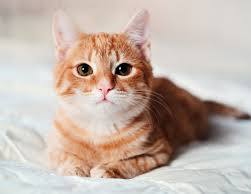
#> input picture photos/cat.jpeg, 251 x 194 px, found by its file name
$ python spaces.py
#> lines starting #> are read from the running program, lines starting #| are printed output that depends on the picture
import cv2 as cv

path_of_photos = "C:\Opencv\photos"
image_name =  "\cat.jpeg"
img = cv.imread(path_of_photos+image_name)
#> img is the input picture: shape (194, 251, 3); mean B, G, R 171.8, 181.3, 197.3
cv.imshow('cat',img)
#BGR TO GRAYSCALE
gray=cv.cvtColor(img,cv.COLOR_BGR2GRAY)
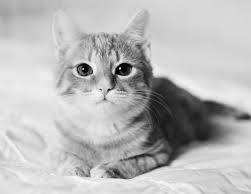
#> gray: shape (194, 251); min 0, max 255, mean 185
cv.imshow('gray',gray)
#BGR to HSV
hsv=cv.cvtColor(img,cv.COLOR_BGR2HSV)
#> hsv: shape (194, 251, 3); mean H, S, V 35.2, 46.4, 199
cv.imshow('HSV',hsv)
#BGR TO L*a*b
Lab=cv.cvtColor(img,cv.COLOR_BGR2LAB)
#> Lab: shape (194, 251, 3); mean of channels 0, 1, 2 189.8, 133, 135.6
cv.imshow('LAB',Lab)
#BGR TO RGB
rgb=cv.cvtColor(img,cv.COLOR_BGR2RGB)
cv.imshow('RGB',rgb)

cv.waitKey(0)


# [9 lines of commented-out code are left out]
